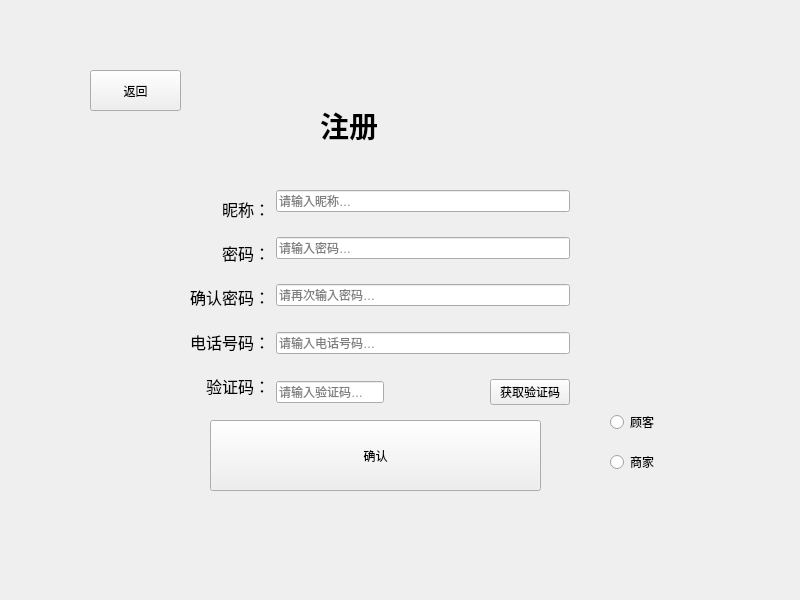
<?xml version="1.0" encoding="UTF-8"?>
<ui version="4.0">
 <class>rigister</class>
 <widget class="QWidget" name="rigister">
  <property name="geometry">
   <rect>
    <x>0</x>
    <y>0</y>
    <width>800</width>
    <height>600</height>
   </rect>
  </property>
  <property name="windowTitle">
   <string>Form</string>
  </property>
  <widget class="QPushButton" name="back">
   <property name="geometry">
    <rect>
     <x>90</x>
     <y>70</y>
     <width>91</width>
     <height>41</height>
    </rect>
   </property>
   <property name="text">
    <string>返回</string>
   </property>
  </widget>
  <widget class="QWidget" name="layoutWidget">
   <property name="geometry">
    <rect>
     <x>190</x>
     <y>190</y>
     <width>380</width>
     <height>215</height>
    </rect>
   </property>
   <layout class="QFormLayout" name="formLayout">
    <item row="0" column="0">
     <layout class="QVBoxLayout" name="verticalLayout">
      <item>
       <widget class="QLabel" name="label_2">
        <property name="text">
         <string>&lt;html&gt;&lt;head/&gt;&lt;body&gt;&lt;p align=&quot;right&quot;&gt;&lt;span style=&quot; font-size:12pt;&quot;&gt;昵称：&lt;/span&gt;&lt;/p&gt;&lt;/body&gt;&lt;/html&gt;</string>
        </property>
       </widget>
      </item>
      <item>
       <widget class="QLabel" name="label_4">
        <property name="text">
         <string>&lt;html&gt;&lt;head/&gt;&lt;body&gt;&lt;p align=&quot;right&quot;&gt;&lt;span style=&quot; font-size:12pt;&quot;&gt;密码：&lt;/span&gt;&lt;/p&gt;&lt;/body&gt;&lt;/html&gt;</string>
        </property>
       </widget>
      </item>
      <item>
       <widget class="QLabel" name="label_5">
        <property name="text">
         <string>&lt;html&gt;&lt;head/&gt;&lt;body&gt;&lt;p align=&quot;right&quot;&gt;&lt;span style=&quot; font-size:12pt;&quot;&gt;确认密码：&lt;/span&gt;&lt;/p&gt;&lt;/body&gt;&lt;/html&gt;</string>
        </property>
       </widget>
      </item>
      <item>
       <widget class="QLabel" name="label_3">
        <property name="text">
         <string>&lt;html&gt;&lt;head/&gt;&lt;body&gt;&lt;p align=&quot;right&quot;&gt;&lt;span style=&quot; font-size:12pt;&quot;&gt;电话号码：&lt;/span&gt;&lt;/p&gt;&lt;/body&gt;&lt;/html&gt;</string>
        </property>
       </widget>
      </item>
      <item>
       <widget class="QLabel" name="label_6">
        <property name="text">
         <string>&lt;html&gt;&lt;head/&gt;&lt;body&gt;&lt;p align=&quot;right&quot;&gt;&lt;span style=&quot; font-size:12pt;&quot;&gt;验证码：&lt;/span&gt;&lt;/p&gt;&lt;/body&gt;&lt;/html&gt;</string>
        </property>
       </widget>
      </item>
     </layout>
    </item>
    <item row="0" column="1">
     <layout class="QGridLayout" name="gridLayout">
      <item row="8" column="2">
       <widget class="QPushButton" name="get_captcha_Button">
        <property name="text">
         <string>获取验证码</string>
        </property>
       </widget>
      </item>
      <item row="4" column="0" colspan="3">
       <widget class="QLineEdit" name="password2_lineEdit">
        <property name="echoMode">
         <enum>QLineEdit::EchoMode::Password</enum>
        </property>
        <property name="placeholderText">
         <string>请再次输入密码…</string>
        </property>
       </widget>
      </item>
      <item row="8" column="0">
       <widget class="QLineEdit" name="captcha_lineEdit">
        <property name="placeholderText">
         <string>请输入验证码…</string>
        </property>
       </widget>
      </item>
      <item row="0" column="0" colspan="3">
       <widget class="QLineEdit" name="name_lineEdit">
        <property name="placeholderText">
         <string>请输入昵称…</string>
        </property>
       </widget>
      </item>
      <item row="3" column="0">
       <spacer name="verticalSpacer_2">
        <property name="orientation">
         <enum>Qt::Orientation::Vertical</enum>
        </property>
        <property name="sizeHint" stdset="0">
         <size>
          <width>20</width>
          <height>40</height>
         </size>
        </property>
       </spacer>
      </item>
      <item row="2" column="0" colspan="3">
       <widget class="QLineEdit" name="password_lineEdit">
        <property name="echoMode">
         <enum>QLineEdit::EchoMode::Password</enum>
        </property>
        <property name="placeholderText">
         <string>请输入密码…</string>
        </property>
       </widget>
      </item>
      <item row="7" column="0">
       <spacer name="verticalSpacer_4">
        <property name="orientation">
         <enum>Qt::Orientation::Vertical</enum>
        </property>
        <property name="sizeHint" stdset="0">
         <size>
          <width>20</width>
          <height>40</height>
         </size>
        </property>
       </spacer>
      </item>
      <item row="6" column="0" colspan="3">
       <widget class="QLineEdit" name="tele_lineEdit">
        <property name="placeholderText">
         <string>请输入电话号码…</string>
        </property>
       </widget>
      </item>
      <item row="5" column="0">
       <spacer name="verticalSpacer_3">
        <property name="orientation">
         <enum>Qt::Orientation::Vertical</enum>
        </property>
        <property name="sizeHint" stdset="0">
         <size>
          <width>20</width>
          <height>40</height>
         </size>
        </property>
       </spacer>
      </item>
      <item row="1" column="0">
       <spacer name="verticalSpacer">
        <property name="orientation">
         <enum>Qt::Orientation::Vertical</enum>
        </property>
        <property name="sizeHint" stdset="0">
         <size>
          <width>20</width>
          <height>40</height>
         </size>
        </property>
       </spacer>
      </item>
      <item row="8" column="1">
       <spacer name="horizontalSpacer">
        <property name="orientation">
         <enum>Qt::Orientation::Horizontal</enum>
        </property>
        <property name="sizeHint" stdset="0">
         <size>
          <width>40</width>
          <height>20</height>
         </size>
        </property>
       </spacer>
      </item>
     </layout>
    </item>
   </layout>
  </widget>
  <widget class="QLabel" name="label">
   <property name="geometry">
    <rect>
     <x>320</x>
     <y>90</y>
     <width>121</width>
     <height>71</height>
    </rect>
   </property>
   <property name="text">
    <string>&lt;html&gt;&lt;head/&gt;&lt;body&gt;&lt;p&gt;&lt;span style=&quot; font-size:22pt; font-weight:700;&quot;&gt;注册&lt;/span&gt;&lt;/p&gt;&lt;/body&gt;&lt;/html&gt;</string>
   </property>
  </widget>
  <widget class="QPushButton" name="confirm_Button">
   <property name="geometry">
    <rect>
     <x>210</x>
     <y>420</y>
     <width>331</width>
     <height>71</height>
    </rect>
   </property>
   <property name="text">
    <string>确认</string>
   </property>
  </widget>
  <widget class="QWidget" name="layoutWidget_2">
   <property name="geometry">
    <rect>
     <x>610</x>
     <y>400</y>
     <width>120</width>
     <height>85</height>
    </rect>
   </property>
   <layout class="QVBoxLayout" name="verticalLayout_3">
    <item>
     <widget class="QRadioButton" name="client_Button">
      <property name="text">
       <string>顾客</string>
      </property>
     </widget>
    </item>
    <item>
     <widget class="QRadioButton" name="sever_Button">
      <property name="text">
       <string>商家</string>
      </property>
     </widget>
    </item>
   </layout>
  </widget>
 </widget>
 <resources/>
 <connections/>
</ui>
